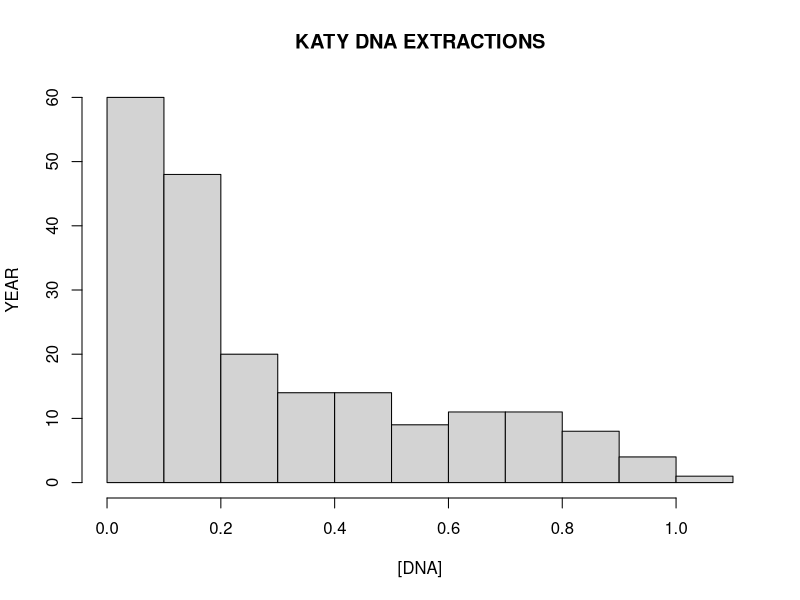
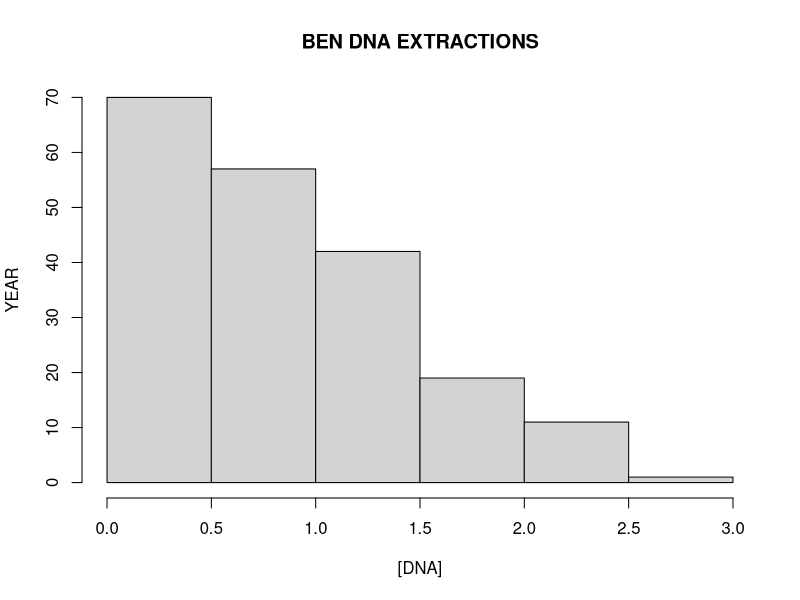
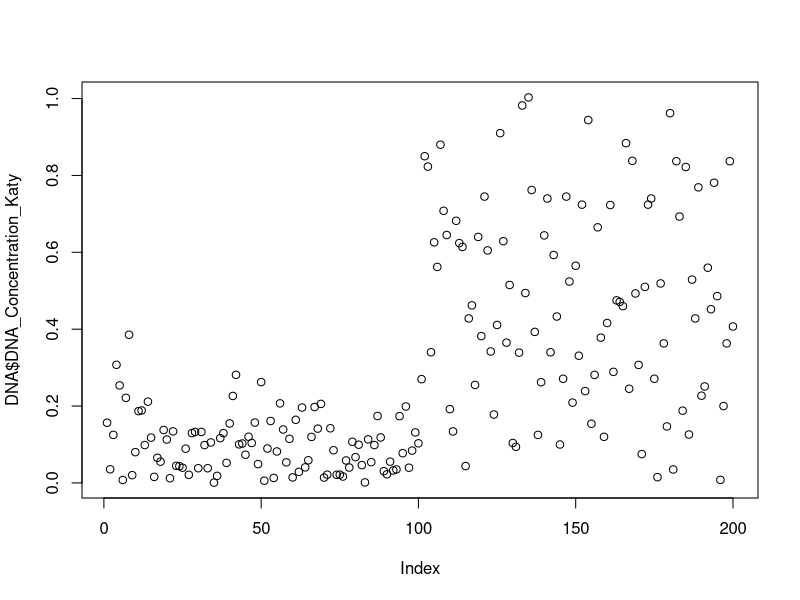
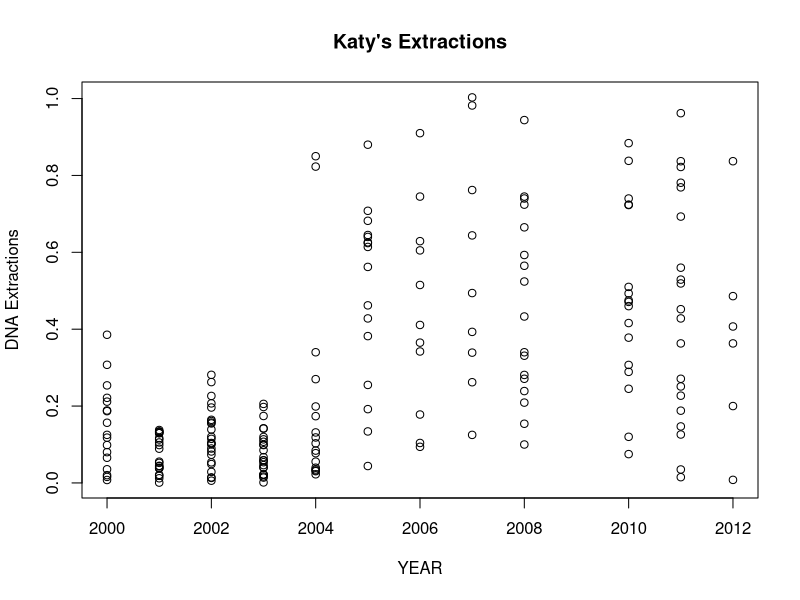
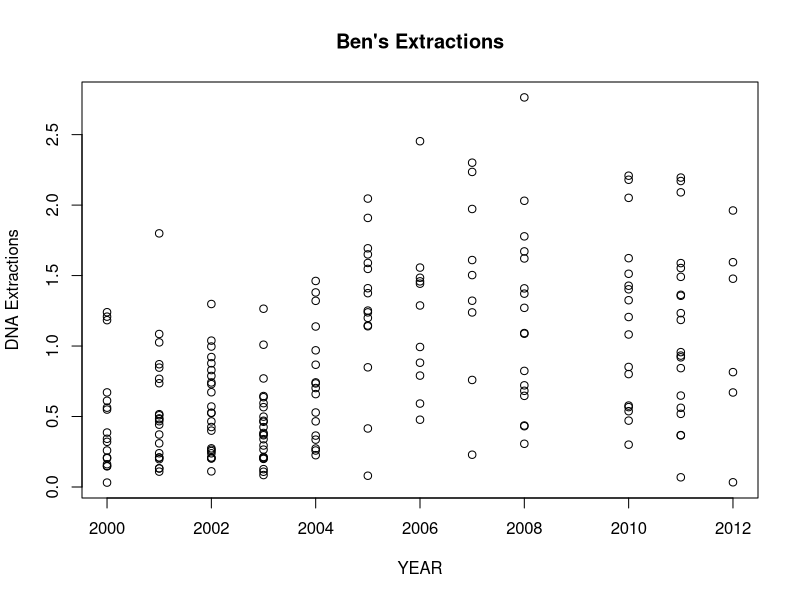

Reproduce these figures in R, in order. (Note: this script raises an error after producing the figures.)
DNA <- read.csv("DNA_Conc_by_Extraction_Date.csv")
DNA

DNA$DNA_Concentration_Katy

summary(DNA$DNA_Concentration_Katy)
summary(DNA$DNA_Concentration_Ben)


#Question 1
hist(DNA$DNA_Concentration_Katy, xlab = "[DNA]", ylab = "YEAR", main = "KATY DNA EXTRACTIONS")
hist(DNA$DNA_Concentration_Ben, xlab = "[DNA]", ylab = "YEAR", main = "BEN DNA EXTRACTIONS")


plot(DNA$DNA_Concentration_Katy)

#Question 2

Katy_plot<-plot(DNA$Year_Collected,DNA$DNA_Concentration_Katy, xlab = "YEAR", ylab = "DNA Extractions", main = "Katy's Extractions")

Ben_plot<-plot(DNA$Year_Collected,DNA$DNA_Concentration_Ben, xlab = "YEAR", ylab = "DNA Extractions", main = "Ben's Extractions")


#question 3
jpeg("Ashworth_Plot2.jpg")
plot(Katy_plot, main = "Katy's Extractions", xlab = "YEAR", ylab = "DNA Extractions")
dev.off()

jpeg("Ashworth_Plot3.jpg")
plot(Ben_plot, main = "Ben's Extractions", xlab = "YEAR", ylab = "DNA Extractions")
dev.off()


#Question 4
plot(DNA$DNA_Concentration_Katy,DNA$DNA_Concentration_Ben)

Kbet <- DNA$

  
#Quesiton 5
  
  Down <- DNA[DNA$Lab %in% c(Downstairs),]
Year <- DNA[DNA$Year_Collected >= "2004",]
    
  
jpeg("../Data_Course_Ashworth/Class notes in R/testimage.jpg") #send everything after this line to a file and does not close until dev.off is seen####
#it is like opening a door and does not close until dev.off####
plot(nums, main = "My Title", xlab = "My axis label", ylab = "My other axis label")
dev.off()




plot(DNA$Katy)
?plot

plot(DNA$Katy, x="")


#plot(x = value, y = 1:length(name),...)